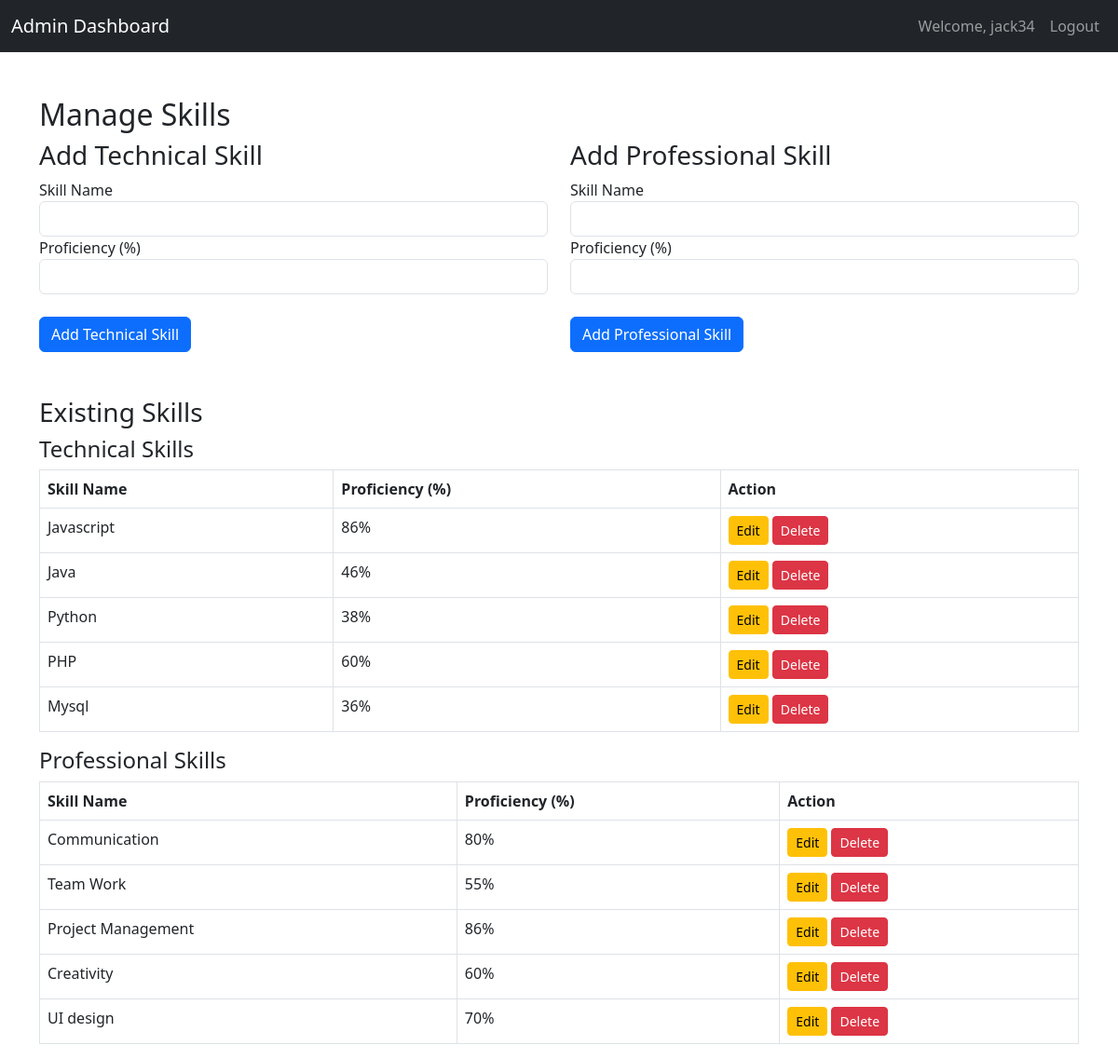
/admin/skills.php (signed in), run on the app's committed database.
### tables this page shows
CREATE TABLE `technical_skills` (
  `id` int(11) NOT NULL,
  `skill_name` varchar(50) NOT NULL,
  `proficiency` int(11) NOT NULL
);

CREATE TABLE `professional_skills` (
  `id` int(11) NOT NULL,
  `skill_name` varchar(50) NOT NULL,
  `proficiency` int(11) NOT NULL
);

### admin/skills.php (the view, shortened to what this page needs)
<?php
    include 'header.php';
    $servername = "localhost";
    $username = "root";
    $password = "";
    $dbname = "folio";
    $conn = new mysqli($servername, $username, $password, $dbname);
?>
<div class="container mt-5">
    <h2>Manage Skills</h2>
    <div class="row">
        <div class="col-md-6">
            <h3>Add Technical Skill</h3>
            <form method="POST">
                <div class="form-group">
                    <label for="technical_skill_name">Skill Name</label>
                    <input type="text" name="technical_skill_name" class="form-control" id="technical_skill_name" required>
                </div>
                <div class="form-group">
                    <label for="technical_skill_proficiency">Proficiency (%)</label>
                    <input type="number" name="technical_skill_proficiency" class="form-control" id="technical_skill_proficiency" min="0" max="100" required>
                </div>
                <button type="submit" name="add_technical_skill" class="btn btn-primary">Add Technical Skill</button>
            </form>
        </div>
        <div class="col-md-6">
            <h3>Add Professional Skill</h3>
            <form method="POST">
                <div class="form-group">
                    <label for="professional_skill_name">Skill Name</label>
                    <input type="text" name="professional_skill_name" class="form-control" id="professional_skill_name" required>
                </div>
                <div class="form-group">
                    <label for="professional_skill_proficiency">Proficiency (%)</label>
                    <input type="number" name="professional_skill_proficiency" class="form-control" id="professional_skill_proficiency" min="0" max="100" required>
                </div>
                <button type="submit" name="add_professional_skill" class="btn btn-primary">Add Professional Skill</button>
            </form>
        </div>
    </div>
    <div class="mt-5">
    <h3>Existing Skills</h3>
    <h4>Technical Skills</h4>
    <table class="table table-bordered">
        <thead>
            <tr>
                <th>Skill Name</th>
                <th>Proficiency (%)</th>
                <th>Action</th>
            </tr>
        </thead>
        <tbody>
            <?php
            $techSkillsQuery = "SELECT * FROM technical_skills";
            $techSkillsResult = $conn->query($techSkillsQuery);
            while ($row = $techSkillsResult->fetch_assoc()) {
                echo "<tr>
                        <td>{$row['skill_name']}</td>
                        <td>{$row['proficiency']}%</td>
                        <td>
                            <a href='edit_skill.php?type=technical&id={$row['id']}' class='btn btn-sm btn-warning'>Edit</a>
                            <a href='delete_skill.php?type=technical&id={$row['id']}' class='btn btn-sm btn-danger' onclick=\"return confirm('Are you sure you want to delete this skill?');\">Delete</a>
                        </td>
                      </tr>";
            }
            ?>
        </tbody>
    </table>
    <h4>Professional Skills</h4>
    <table class="table table-bordered">
        <thead>
            <tr>
                <th>Skill Name</th>
                <th>Proficiency (%)</th>
                <th>Action</th>
            </tr>
        </thead>
        <tbody>
            <?php
            $profSkillsQuery = "SELECT * FROM professional_skills";
            $profSkillsResult = $conn->query($profSkillsQuery);
            while ($row = $profSkillsResult->fetch_assoc()) {
                echo "<tr>
                        <td>{$row['skill_name']}</td>
                        <td>{$row['proficiency']}%</td>
                        <td>
                            <a href='edit_skill.php?type=professional&id={$row['id']}' class='btn btn-sm btn-warning'>Edit</a>
                            <a href='delete_skill.php?type=professional&id={$row['id']}' class='btn btn-sm btn-danger' onclick=\"return confirm('Are you sure you want to delete this skill?');\">Delete</a>
                        </td>
                      </tr>";
            }
            ?>
        </tbody>
    </table>
</div>
</div>
<?php include('footer.php'); ?>

### data on the page
technical_skills: skill_name "Javascript", proficiency "86"
technical_skills: skill_name "Java", proficiency "46"
technical_skills: skill_name "Python", proficiency "38"
technical_skills: skill_name "PHP", proficiency "60"
technical_skills: skill_name "Mysql", proficiency "36"
professional_skills: skill_name "Communication", proficiency "80"
professional_skills: skill_name "Team Work", proficiency "55"
professional_skills: skill_name "Project Management", proficiency "86"
professional_skills: skill_name "Creativity", proficiency "60"
professional_skills: skill_name "UI design", proficiency "70"

### other printed values
$_SESSION['username'] "jack34"
